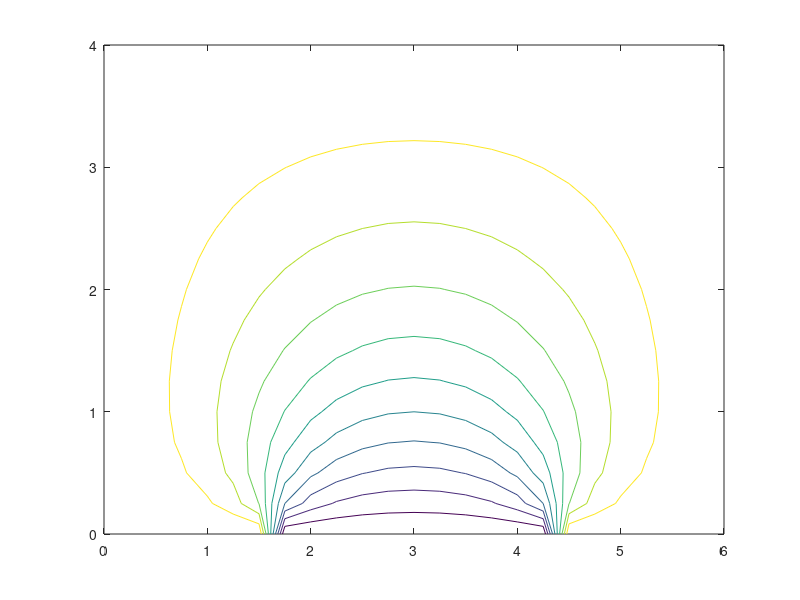

Recreate this plot in MATLAB.
%MESH SETUP%
nx = 25;
ny = 17;
xmin = 0;
xmax = 6;
ymin = 0;
ymax = 4;

dx = (xmax - xmin) / (nx - 1);
dy = (ymax - ymin) / (ny - 1);

u = zeros(nx,ny);
ud = zeros(nx,ny);

x = linspace(xmin,xmax,nx);
y = linspace(ymin,ymax,ny);

l1norm_target = 1E-6;
l1norm = 1;
%BOUNDARY CONDITIONS%
u(1:7,1) = 1;
u(8:18,1) = 0;
u(19:25,1) = 1;
u(:,end) = 1;
u(1,:) = 1;
u(end,:) = 1;
iter = 0;
tic
while l1norm > l1norm_target
    un = u;
    for i=2:nx-1
    for j=2:ny-1
        u(i,j) = ((un(i+1,j)+un(i-1,j))*dy^2+ (un(i,j+1)+un(i,j-1))*dx^2 )/((dx^2+dy^2)*2);
    end
    end

    iter = iter + 1;
    l1norm(iter) = sum(abs(u(:))-abs(un(:)));
    l2norm(iter) = (sum((abs(u(:))-abs(un(:))).^2)).^0.5;
    linfnorm(iter) = max(abs(u(:))-abs(un(:)));
end
toc
%% PLOTS 
% l2norm(1) = [];
xx = 0:0.25:6;
yy = 0:0.25:4;
xx = 0:dx:6;
yy = 0:dy:4;

[xx,yy] = meshgrid(yy,xx);
contour(yy,xx,u);
